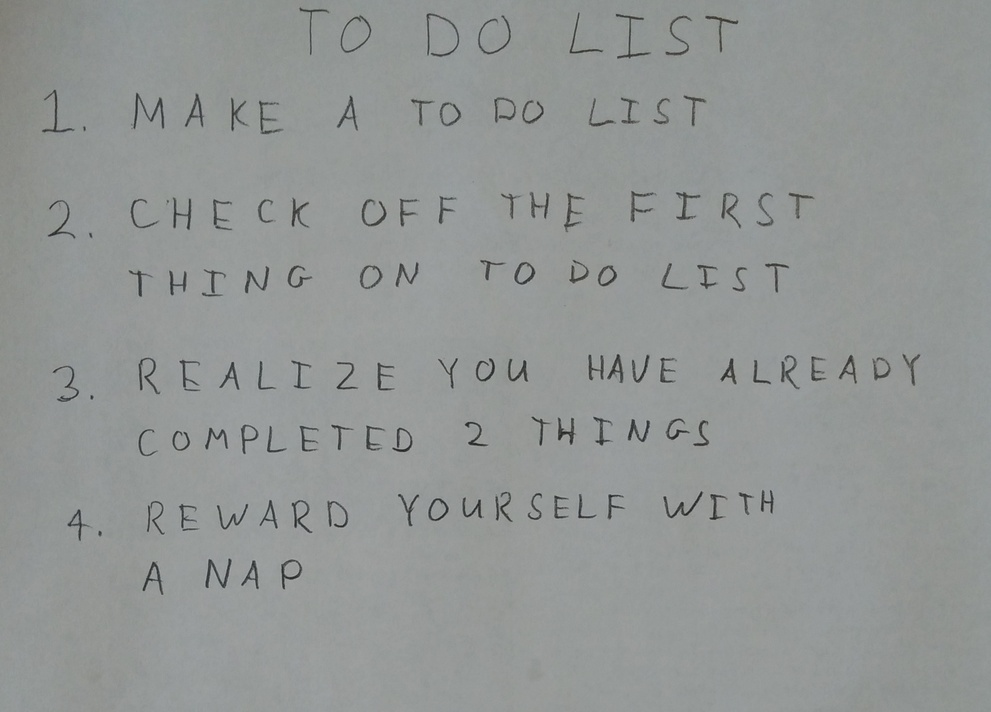
#> input picture data/images/01_list.jpg, 991 x 712 px, shrunk from 2270 x 1631 before the run; its folder holds only this picture in this run
$ python optical_character_recognition.py
#> lines starting #> are read from the running program, lines starting #| are printed output that depends on the picture; after the words box and inside, x2 and y2 are one past the last pixel; in counts of white or black regions, pixels touching at a corner belong together
import os
import numpy as np
import skimage # v0.20.0
import skimage.io
import skimage.measure
import skimage.color
import skimage.restoration
import skimage.filters
import skimage.morphology
import skimage.segmentation
import matplotlib
matplotlib.use('agg')
import matplotlib.pyplot as plt
import matplotlib.patches as patches

# takes a color image
# returns a list of bounding boxes and black_and_white image
def find_letters(image):
    # ocr processing here, one idea estimate noise -> denoise -> greyscale -> threshold -> morphology -> label -> skip small boxes
    # https://scikit-image.org/docs/stable/auto_examples/segmentation/plot_label.html
    sigma = skimage.restoration.estimate_sigma(image, average_sigmas=True, channel_axis=-1) # estimate noise
#> sigma = 0.00172
    image = skimage.filters.gaussian(image, sigma=sigma, channel_axis=-1) # Gaussian denoising
    image = skimage.color.rgb2gray(image) # Greyscale
    threshold = skimage.filters.threshold_otsu(image) # Threshold
#> threshold = 0.455
    bw = skimage.morphology.closing(image < threshold, skimage.morphology.square(5)) # Morphology closing
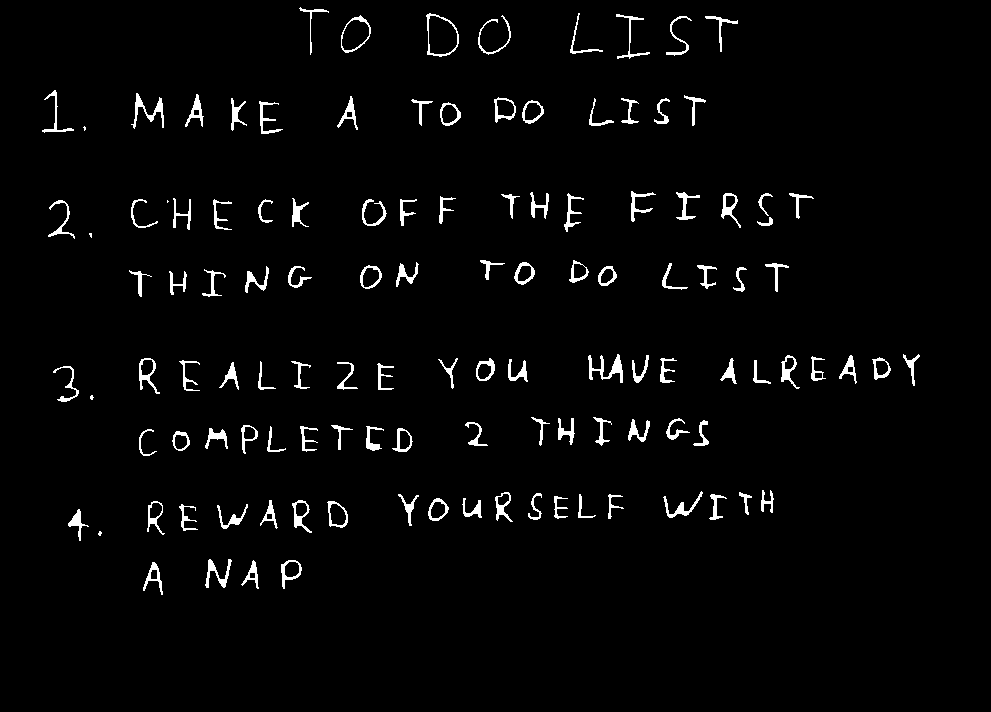
#> bw: shape (712, 991) bool; 2.7% white; 120 white regions (5 under 20 px)
    clear = skimage.segmentation.clear_border(bw) # Remove border artifacts
    label_image, _ = skimage.measure.label(clear, background=0, return_num=True, connectivity=2) # Label connected components
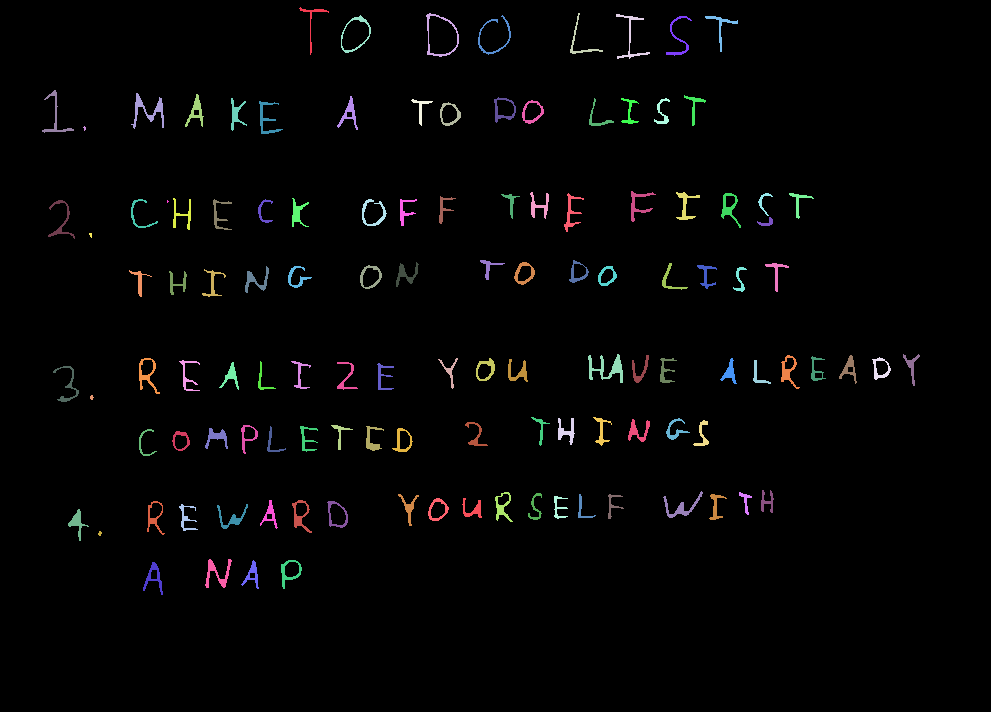
#> label_image: shape (712, 991) int32; 121 distinct labels, from 0 to 120; one colour per label, 0 black
    # Filter regions and skip small boxes
    regions = skimage.measure.regionprops(label_image)
#> regions = 120 regions; largest, box (x1, y1, x2, y2) and area: (588, 354, 623, 383) 370, (131, 93, 164, 129) 321, (205, 559, 232, 588) 263, (663, 491, 703, 518) 246, (426, 13, 459, 57) 237
    areas = np.array([region.area for region in regions])
#> areas = 120 values, max 370 at index 58, min 4 at index 40, mean 157.2
    area_thresh = np.sum(areas) / len(regions) / 3
#> area_thresh = 52.41
    bboxes = []
    for region in regions:
        if region.area >= area_thresh:
            bboxes.append(region.bbox)
#> this loop made 120 passes
#> after the loop, bboxes = 115 items, first 6: (7, 299, 55, 329), (13, 426, 57, 459), (13, 570, 54, 603), (14, 616, 59, 650), (15, 341, 53, 371), (15, 478, 55, 511)
    # Bitwise NOT operation to invert black and white regions in binary image for visualization, Convert to float for visualization
    return bboxes, (~bw).astype(float)

if __name__ == "__main__":
    ARTIFACTS_DIR = os.getcwd() + "/artifacts"
    IMAGE_DIR = '../data/images'
    for img_filename in sorted(os.listdir(IMAGE_DIR)):
        try:
            img_path = os.path.join(IMAGE_DIR, img_filename)
            if os.path.isfile(img_path) and img_filename.lower().endswith(('.png', '.jpg', '.jpeg')):
                im = skimage.img_as_float(skimage.io.imread(img_path))
                bboxes, bw = find_letters(im)
#> bw: shape (712, 991) float64; values 0 (black) and 1 (white), 97.3% white; 120 black regions (5 under 20 px), largest, box (x1, y1, x2, y2) and area: (588, 354, 623, 383) 370, (131, 93, 164, 129) 321, (205, 559, 232, 588) 263
                plt.imshow(bw, cmap='gray')
                plt.axis('off')
                for bbox in bboxes:
                    minr, minc, maxr, maxc = bbox
                    rect = patches.Rectangle((minc, minr), maxc - minc, maxr - minr, fill=False, edgecolor='green', linewidth=1)
                    plt.gca().add_patch(rect)
#> this loop made 115 passes
#> (minr, minc, maxr, maxc) on passes 1 to 12: (7, 299, 55, 329), (13, 426, 57, 459), (13, 570, 54, 603), (14, 616, 59, 650), (15, 341, 53, 371), (15, 478, 55, 511), (16, 666, 56, 692), (16, 705, 52, 738), (90, 42, 133, 74), (93, 131, 129, 164), (94, 185, 127, 204), (95, 684, 126, 706)
                plt.savefig(ARTIFACTS_DIR + '/detected_' + img_filename)
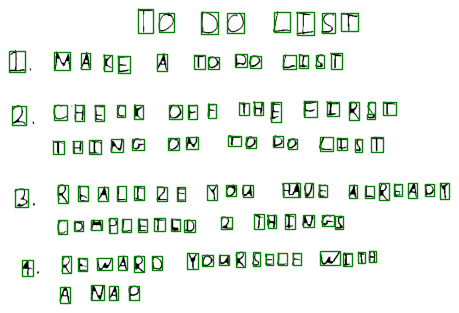
#> figure drawn by matplotlib, 1 panel
                plt.close()
        except Exception as e:
            print(f"Failed with exception {e} for {img_path}")
